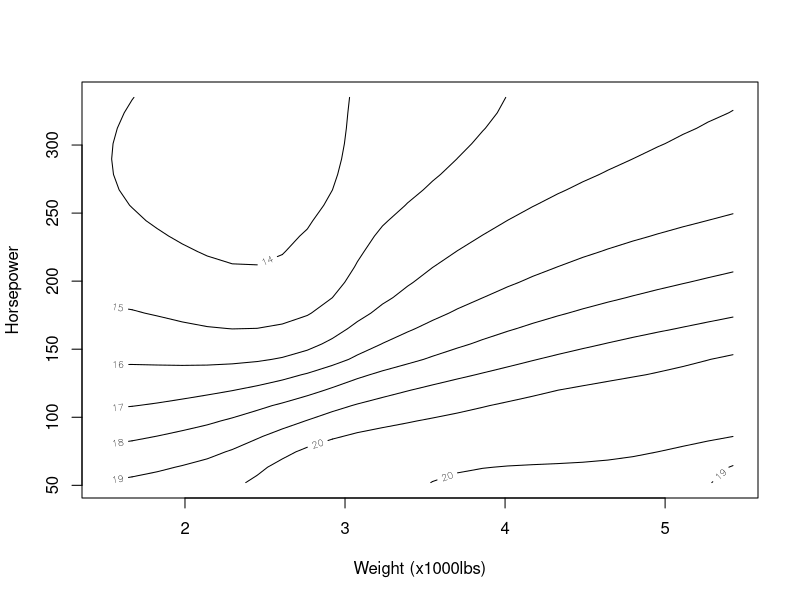

Source code (R):
data.loess <- loess(qsec~wt*hp, data = mtcars)

xgrid <- seq(min(mtcars$wt),
             max(mtcars$wt),
			 (max(mtcars$wt)-min(mtcars$wt))/25)
ygrid <- seq(min(mtcars$hp),
             max(mtcars$hp),
			 (max(mtcars$hp)-min(mtcars$hp))/25)

data.fit <- expand.grid(wt = xgrid, hp = ygrid)

my.matrix <- predict(data.loess, newdata = data.fit)

contour(x = xgrid, y = ygrid, z = my.matrix, xlab = "Weight (x1000lbs)", ylab="Horsepower")